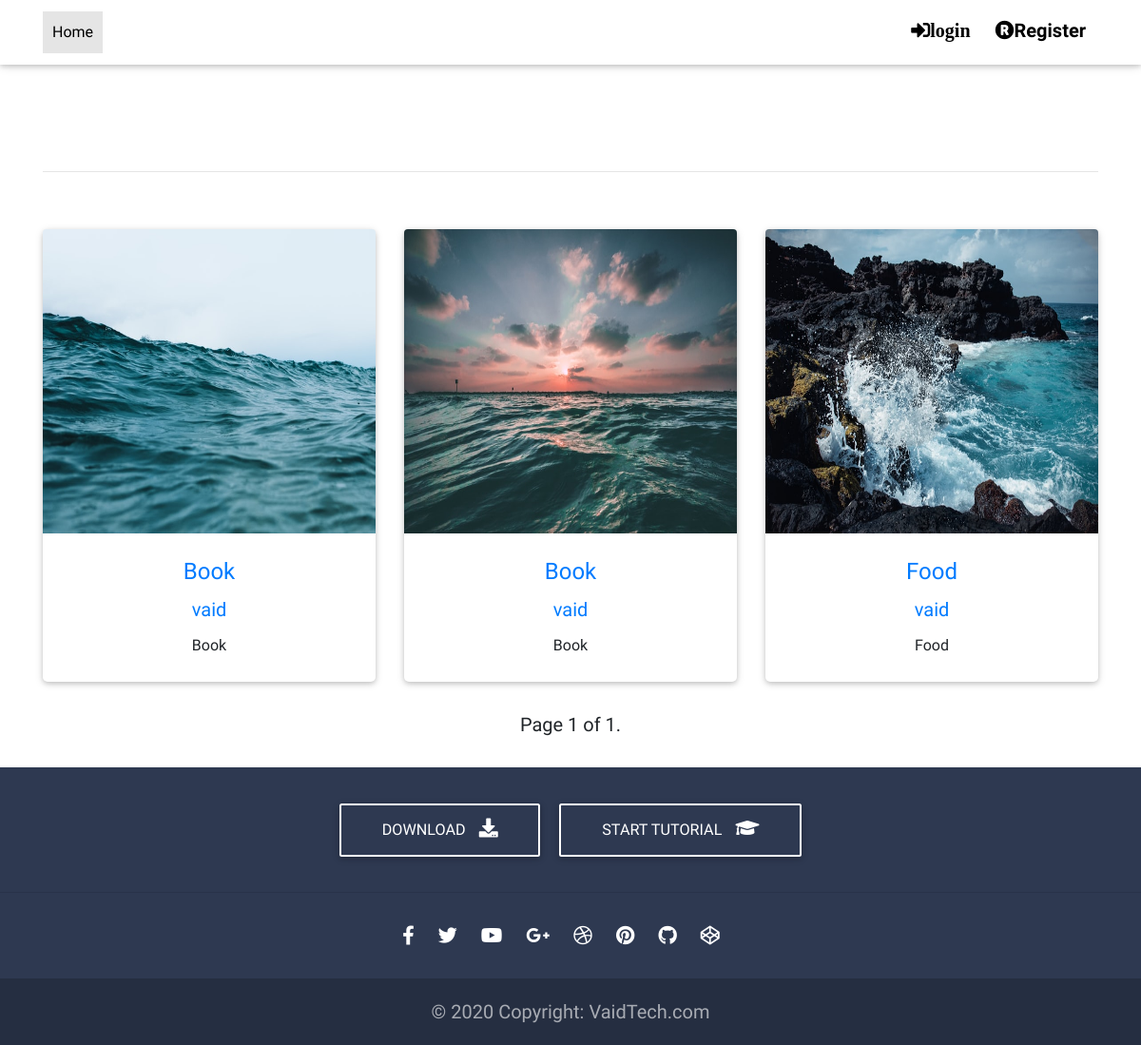
The page / on the database its author committed.
### Articleapp/models.py (models this page shows, shortened)
class Article(models.Model):
	author_id   = models.ForeignKey(Author, on_delete=models.CASCADE)
	title       = models.CharField(max_length=120)
	image       = models.ImageField()
	description = models.TextField()
	category_name = models.ForeignKey('Category', on_delete=models.CASCADE)

class Category(models.Model):
    category_name= models.CharField(max_length=120)
    def __str__(self):
    	return self.category_name

### Authorapp/models.py (models this page shows)
class Author(models.Model):
	name          = models.OneToOneField(User, blank=True, on_delete=models.CASCADE)
	profile_image = models.ImageField()
	about         = models.TextField(blank=True, null=True)
	def __str__(self):
		return self.name.username

### Articleapp/views.py (the view)
# urls.py: path('', views.index_view, name="index"),
def index_view(request):
	all_article = Article.objects.all()
	paginator = Paginator(all_article, 3) # Show 3 contacts per page.
	page_number = request.GET.get('page')
	page_obj = paginator.get_page(page_number)
	context = {
        "all_article":all_article,
        "all_article":page_obj,
	    }
	return render(request, "home-page.html", context)

### templates/home-page.html (shortened to what this page needs)
{% extends 'base.html' %}
{% load static %}
{% block head %}
<link rel="stylesheet" type="text/css" href="{% static 'css/home-page.css' %}">
{% endblock %}
{% block content %}
 <main class="mt-5 pt-5">
    <div class="container">
      <hr class="my-5">
    <section class="text-center">
<section>
        <div class="row">
        {% for article in all_article %}
          <div class="col-lg-4 col-md-12 mb-4">
            <div class="card ">
            <a href="{% url 'post_page' id=article.id %}"><img class="card-img-top" src="{{ article.image.url }}" alt="Card image cap"></a>
              <div class="card-body">
               <h5><a w=100%; href="{% url 'category_page' name=article.category_name%}">{{ article.category_name}}</a></h5>
              </div>
              <h7><a href="{% url 'author_post' name=article.author_id %}">{{ article.author_id.name }}</a></h7>
               <h4 class="card-title"><a>{{ article.title }}</a></h4>
              </div>
         </div>
        {% endfor %}
        </div>
</section>
<section>
    <nav aria-label="Page navigation example">
      <ul class="pagination justify-content-center">
        <span class="current">
          Page {{all_article.number }} of {{ all_article.paginator.num_pages }}.
        </span>
      </ul>
    </nav>
</section>
      </section>
    </div>
  </main>
  {% endblock %}

### static/css/base.css (style rules this page uses)
* { font-family: 'Baloo Paaji 2', cursive; font-size: 20px; }

### static/css/home-page.css (style rules this page uses)
.card-img-top { width: 100%; height: 40vh; }
.card-title { margin-bottom: .75rem; padding-bottom: 10px; }
.card-body h5 a { font-size: 24px; }
a { color: #007bff; cursor: pointer; font-size: 20px; }
a:not([href]):not([tabindex]), a:not([href]):not([tabindex]):focus, a:not([href]):not([tabindex]):hover { color: inherit; text-decoration: none; font-size: 16px; }
.card-body { flex: 1 1 auto; padding-top: 1.25rem; padding-bottom: 0px; }

### rows shown on the page
Article: image (picture), category_name "Book", author_id.name "vaid", title "Book"
Article: image (picture), category_name "Book", author_id.name "vaid", title "Book"
Article: image (picture), category_name "Food", author_id.name "vaid", title "Food"

### other values the page prints
{{ all_article.number }} "1"
{{ all_article.paginator.num_pages }} "1"
